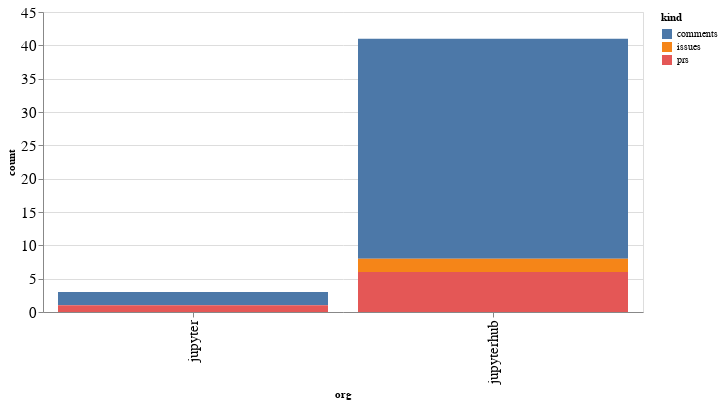

Notebook cell for this chart:
### Code cell
alt.Chart(org_summaries, width=600).mark_bar().encode(
    x='org',
    y='count',
    color='kind',
    tooltip="org"
)

### Figure 1 — Vega-Lite specification as saved in the notebook (floating-point values rounded to 4 significant figures)
{"config": {"axisLeft": {"labelFontSize": 15}, "axisBottom": {"labelFontSize": 15}}, "data": {"name": "data-74f25dbeaf81987f0fd9bd52ddc85c2f"}, "mark": "bar", "encoding": {"color": {"type": "nominal", "field": "kind"}, "tooltip": {"type": "nominal", "field": "org"}, "x": {"type": "nominal", "field": "org"}, "y": {"type": "quantitative", "field": "count"}}, "width": 600, "$schema": "https://vega.github.io/schema/vega-lite/v4.8.1.json", "datasets": {"data-74f25dbeaf81987f0fd9bd52ddc85c2f": [{"org": "jupyter", "kind": "comments", "count": 2}, {"org": "jupyter", "kind": "prs", "count": 1}, {"org": "jupyterhub", "kind": "comments", "count": 33}, {"org": "jupyterhub", "kind": "issues", "count": 2}, {"org": "jupyterhub", "kind": "prs", "count": 6}]}}
